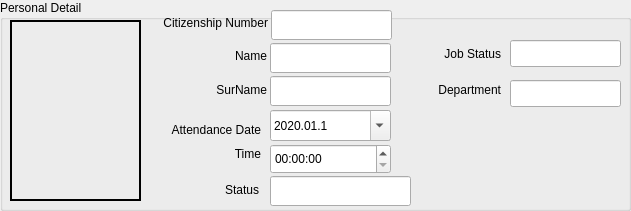
     <widget class="QGroupBox" name="groupBox_9">
      <property name="geometry">
       <rect>
        <x>10</x>
        <y>10</y>
        <width>631</width>
        <height>211</height>
       </rect>
      </property>
      <property name="title">
       <string>Personal Detail</string>
      </property>
      <widget class="QLabel" name="label_22">
       <property name="geometry">
        <rect>
         <x>156</x>
         <y>46</y>
         <width>111</width>
         <height>20</height>
        </rect>
       </property>
       <property name="text">
        <string>Name</string>
       </property>
       <property name="alignment">
        <set>Qt::AlignRight|Qt::AlignTrailing|Qt::AlignVCenter</set>
       </property>
      </widget>
      <widget class="QLineEdit" name="lineEdit_16">
       <property name="enabled">
        <bool>false</bool>
       </property>
       <property name="geometry">
        <rect>
         <x>270</x>
         <y>43</y>
         <width>121</width>
         <height>30</height>
        </rect>
       </property>
       <property name="palette">
        <palette>
         <active>
          <colorrole role="WindowText">
           <brush brushstyle="SolidPattern">
            <color alpha="255">
             <red>0</red>
             <green>0</green>
             <blue>0</blue>
            </color>
           </brush>
          </colorrole>
          <colorrole role="Text">
           <brush brushstyle="SolidPattern">
            <color alpha="255">
             <red>0</red>
             <green>0</green>
             <blue>0</blue>
            </color>
           </brush>
          </colorrole>
          <colorrole role="Base">
           <brush brushstyle="SolidPattern">
            <color alpha="255">
             <red>255</red>
             <green>255</green>
             <blue>255</blue>
            </color>
           </brush>
          </colorrole>
          <colorrole role="PlaceholderText">
           <brush brushstyle="SolidPattern">
            <color alpha="128">
             <red>0</red>
             <green>0</green>
             <blue>0</blue>
            </color>
           </brush>
          </colorrole>
         </active>
         <inactive>
          <colorrole role="WindowText">
           <brush brushstyle="SolidPattern">
            <color alpha="255">
             <red>0</red>
             <green>0</green>
             <blue>0</blue>
            </color>
           </brush>
          </colorrole>
          <colorrole role="Text">
           <brush brushstyle="SolidPattern">
            <color alpha="255">
             <red>0</red>
             <green>0</green>
             <blue>0</blue>
            </color>
           </brush>
          </colorrole>
          <colorrole role="Base">
           <brush brushstyle="SolidPattern">
            <color alpha="255">
             <red>255</red>
             <green>255</green>
             <blue>255</blue>
            </color>
           </brush>
          </colorrole>
          <colorrole role="PlaceholderText">
           <brush brushstyle="SolidPattern">
            <color alpha="128">
             <red>0</red>
             <green>0</green>
             <blue>0</blue>
            </color>
           </brush>
          </colorrole>
         </inactive>
         <disabled>
          <colorrole role="WindowText">
           <brush brushstyle="SolidPattern">
            <color alpha="255">
             <red>0</red>
             <green>0</green>
             <blue>0</blue>
            </color>
           </brush>
          </colorrole>
          <colorrole role="Text">
           <brush brushstyle="SolidPattern">
            <color alpha="255">
             <red>0</red>
             <green>0</green>
             <blue>0</blue>
            </color>
           </brush>
          </colorrole>
          <colorrole role="Base">
           <brush brushstyle="SolidPattern">
            <color alpha="255">
             <red>255</red>
             <green>255</green>
             <blue>255</blue>
            </color>
           </brush>
          </colorrole>
          <colorrole role="PlaceholderText">
           <brush brushstyle="SolidPattern">
            <color alpha="128">
             <red>0</red>
             <green>0</green>
             <blue>0</blue>
            </color>
           </brush>
          </colorrole>
         </disabled>
        </palette>
       </property>
       <property name="maxLength">
        <number>30</number>
       </property>
      </widget>
      <widget class="QLineEdit" name="lineEdit_17">
       <property name="enabled">
        <bool>false</bool>
       </property>
       <property name="geometry">
        <rect>
         <x>270</x>
         <y>76</y>
         <width>121</width>
         <height>30</height>
        </rect>
       </property>
       <property name="palette">
        <palette>
         <active>
          <colorrole role="WindowText">
           <brush brushstyle="SolidPattern">
            <color alpha="255">
             <red>0</red>
             <green>0</green>
             <blue>0</blue>
            </color>
           </brush>
          </colorrole>
          <colorrole role="Text">
           <brush brushstyle="SolidPattern">
            <color alpha="255">
             <red>0</red>
             <green>0</green>
             <blue>0</blue>
            </color>
           </brush>
          </colorrole>
          <colorrole role="Base">
           <brush brushstyle="SolidPattern">
            <color alpha="255">
             <red>255</red>
             <green>255</green>
             <blue>255</blue>
            </color>
           </brush>
          </colorrole>
          <colorrole role="PlaceholderText">
           <brush brushstyle="SolidPattern">
            <color alpha="128">
             <red>0</red>
             <green>0</green>
             <blue>0</blue>
            </color>
           </brush>
          </colorrole>
         </active>
         <inactive>
          <colorrole role="WindowText">
           <brush brushstyle="SolidPattern">
            <color alpha="255">
             <red>0</red>
             <green>0</green>
             <blue>0</blue>
            </color>
           </brush>
          </colorrole>
          <colorrole role="Text">
           <brush brushstyle="SolidPattern">
            <color alpha="255">
             <red>0</red>
             <green>0</green>
             <blue>0</blue>
            </color>
           </brush>
          </colorrole>
          <colorrole role="Base">
           <brush brushstyle="SolidPattern">
            <color alpha="255">
             <red>255</red>
             <green>255</green>
             <blue>255</blue>
            </color>
           </brush>
          </colorrole>
          <colorrole role="PlaceholderText">
           <brush brushstyle="SolidPattern">
            <color alpha="128">
             <red>0</red>
             <green>0</green>
             <blue>0</blue>
            </color>
           </brush>
          </colorrole>
         </inactive>
         <disabled>
          <colorrole role="WindowText">
           <brush brushstyle="SolidPattern">
            <color alpha="255">
             <red>0</red>
             <green>0</green>
             <blue>0</blue>
            </color>
           </brush>
          </colorrole>
          <colorrole role="Text">
           <brush brushstyle="SolidPattern">
            <color alpha="255">
             <red>0</red>
             <green>0</green>
             <blue>0</blue>
            </color>
           </brush>
          </colorrole>
          <colorrole role="Base">
           <brush brushstyle="SolidPattern">
            <color alpha="255">
             <red>255</red>
             <green>255</green>
             <blue>255</blue>
            </color>
           </brush>
          </colorrole>
          <colorrole role="PlaceholderText">
           <brush brushstyle="SolidPattern">
            <color alpha="128">
             <red>0</red>
             <green>0</green>
             <blue>0</blue>
            </color>
           </brush>
          </colorrole>
         </disabled>
        </palette>
       </property>
       <property name="maxLength">
        <number>30</number>
       </property>
      </widget>
      <widget class="QLineEdit" name="lineEdit_25">
       <property name="enabled">
        <bool>false</bool>
       </property>
       <property name="geometry">
        <rect>
         <x>271</x>
         <y>10</y>
         <width>121</width>
         <height>30</height>
        </rect>
       </property>
       <property name="palette">
        <palette>
         <active>
          <colorrole role="WindowText">
           <brush brushstyle="SolidPattern">
            <color alpha="255">
             <red>0</red>
             <green>0</green>
             <blue>0</blue>
            </color>
           </brush>
          </colorrole>
          <colorrole role="Text">
           <brush brushstyle="SolidPattern">
            <color alpha="255">
             <red>0</red>
             <green>0</green>
             <blue>0</blue>
            </color>
           </brush>
          </colorrole>
          <colorrole role="Base">
           <brush brushstyle="SolidPattern">
            <color alpha="255">
             <red>255</red>
             <green>255</green>
             <blue>255</blue>
            </color>
           </brush>
          </colorrole>
          <colorrole role="PlaceholderText">
           <brush brushstyle="SolidPattern">
            <color alpha="128">
             <red>0</red>
             <green>0</green>
             <blue>0</blue>
            </color>
           </brush>
          </colorrole>
         </active>
         <inactive>
          <colorrole role="WindowText">
           <brush brushstyle="SolidPattern">
            <color alpha="255">
             <red>0</red>
             <green>0</green>
             <blue>0</blue>
            </color>
           </brush>
          </colorrole>
          <colorrole role="Text">
           <brush brushstyle="SolidPattern">
            <color alpha="255">
             <red>0</red>
             <green>0</green>
             <blue>0</blue>
            </color>
           </brush>
          </colorrole>
          <colorrole role="Base">
           <brush brushstyle="SolidPattern">
            <color alpha="255">
             <red>255</red>
             <green>255</green>
             <blue>255</blue>
            </color>
           </brush>
          </colorrole>
          <colorrole role="PlaceholderText">
           <brush brushstyle="SolidPattern">
            <color alpha="128">
             <red>0</red>
             <green>0</green>
             <blue>0</blue>
            </color>
           </brush>
          </colorrole>
         </inactive>
         <disabled>
          <colorrole role="WindowText">
           <brush brushstyle="SolidPattern">
            <color alpha="255">
             <red>0</red>
             <green>0</green>
             <blue>0</blue>
            </color>
           </brush>
          </colorrole>
          <colorrole role="Text">
           <brush brushstyle="SolidPattern">
            <color alpha="255">
             <red>0</red>
             <green>0</green>
             <blue>0</blue>
            </color>
           </brush>
          </colorrole>
          <colorrole role="Base">
           <brush brushstyle="SolidPattern">
            <color alpha="255">
             <red>255</red>
             <green>255</green>
             <blue>255</blue>
            </color>
           </brush>
          </colorrole>
          <colorrole role="PlaceholderText">
           <brush brushstyle="SolidPattern">
            <color alpha="128">
             <red>0</red>
             <green>0</green>
             <blue>0</blue>
            </color>
           </brush>
          </colorrole>
         </disabled>
        </palette>
       </property>
      </widget>
      <widget class="QLabel" name="label_31">
       <property name="geometry">
        <rect>
         <x>157</x>
         <y>13</y>
         <width>111</width>
         <height>20</height>
        </rect>
       </property>
       <property name="text">
        <string>Citizenship Number</string>
       </property>
       <property name="alignment">
        <set>Qt::AlignRight|Qt::AlignTrailing|Qt::AlignVCenter</set>
       </property>
      </widget>
      <widget class="QLabel" name="label_32">
       <property name="geometry">
        <rect>
         <x>156</x>
         <y>80</y>
         <width>111</width>
         <height>20</height>
        </rect>
       </property>
       <property name="text">
        <string>SurName</string>
       </property>
       <property name="alignment">
        <set>Qt::AlignRight|Qt::AlignTrailing|Qt::AlignVCenter</set>
       </property>
      </widget>
      <widget class="QLabel" name="label_33">
       <property name="geometry">
        <rect>
         <x>10</x>
         <y>20</y>
         <width>131</width>
         <height>181</height>
        </rect>
       </property>
       <property name="frameShape">
        <enum>QFrame::WinPanel</enum>
       </property>
       <property name="text">
        <string/>
       </property>
      </widget>
      <widget class="QLabel" name="label_34">
       <property name="enabled">
        <bool>true</bool>
       </property>
       <property name="geometry">
        <rect>
         <x>400</x>
         <y>44</y>
         <width>101</width>
         <height>20</height>
        </rect>
       </property>
       <property name="text">
        <string>Job Status</string>
       </property>
       <property name="alignment">
        <set>Qt::AlignRight|Qt::AlignTrailing|Qt::AlignVCenter</set>
       </property>
      </widget>
      <widget class="QLabel" name="label_35">
       <property name="enabled">
        <bool>true</bool>
       </property>
       <property name="geometry">
        <rect>
         <x>390</x>
         <y>80</y>
         <width>111</width>
         <height>20</height>
        </rect>
       </property>
       <property name="text">
        <string>Department</string>
       </property>
       <property name="alignment">
        <set>Qt::AlignRight|Qt::AlignTrailing|Qt::AlignVCenter</set>
       </property>
      </widget>
      <widget class="QLabel" name="label_24">
       <property name="geometry">
        <rect>
         <x>150</x>
         <y>120</y>
         <width>111</width>
         <height>20</height>
        </rect>
       </property>
       <property name="text">
        <string>Attendance Date</string>
       </property>
       <property name="alignment">
        <set>Qt::AlignRight|Qt::AlignTrailing|Qt::AlignVCenter</set>
       </property>
      </widget>
      <widget class="QLabel" name="label_25">
       <property name="geometry">
        <rect>
         <x>230</x>
         <y>144</y>
         <width>31</width>
         <height>20</height>
        </rect>
       </property>
       <property name="text">
        <string>Time</string>
       </property>
       <property name="alignment">
        <set>Qt::AlignRight|Qt::AlignTrailing|Qt::AlignVCenter</set>
       </property>
      </widget>
      <widget class="QLabel" name="label_36">
       <property name="enabled">
        <bool>true</bool>
       </property>
       <property name="geometry">
        <rect>
         <x>208</x>
         <y>180</y>
         <width>51</width>
         <height>20</height>
        </rect>
       </property>
       <property name="text">
        <string>Status</string>
       </property>
       <property name="alignment">
        <set>Qt::AlignRight|Qt::AlignTrailing|Qt::AlignVCenter</set>
       </property>
      </widget>
      <widget class="QLineEdit" name="lineEdit_21">
       <property name="enabled">
        <bool>false</bool>
       </property>
       <property name="geometry">
        <rect>
         <x>270</x>
         <y>176</y>
         <width>141</width>
         <height>30</height>
        </rect>
       </property>
       <property name="palette">
        <palette>
         <active>
          <colorrole role="WindowText">
           <brush brushstyle="SolidPattern">
            <color alpha="255">
             <red>0</red>
             <green>0</green>
             <blue>0</blue>
            </color>
           </brush>
          </colorrole>
          <colorrole role="Text">
           <brush brushstyle="SolidPattern">
            <color alpha="255">
             <red>0</red>
             <green>0</green>
             <blue>0</blue>
            </color>
           </brush>
          </colorrole>
          <colorrole role="Base">
           <brush brushstyle="SolidPattern">
            <color alpha="255">
             <red>255</red>
             <green>255</green>
             <blue>255</blue>
            </color>
           </brush>
          </colorrole>
          <colorrole role="PlaceholderText">
           <brush brushstyle="SolidPattern">
            <color alpha="128">
             <red>0</red>
             <green>0</green>
             <blue>0</blue>
            </color>
           </brush>
          </colorrole>
         </active>
         <inactive>
          <colorrole role="WindowText">
           <brush brushstyle="SolidPattern">
            <color alpha="255">
             <red>0</red>
             <green>0</green>
             <blue>0</blue>
            </color>
           </brush>
          </colorrole>
          <colorrole role="Text">
           <brush brushstyle="SolidPattern">
            <color alpha="255">
             <red>0</red>
             <green>0</green>
             <blue>0</blue>
            </color>
           </brush>
          </colorrole>
          <colorrole role="Base">
           <brush brushstyle="SolidPattern">
            <color alpha="255">
             <red>255</red>
             <green>255</green>
             <blue>255</blue>
            </color>
           </brush>
          </colorrole>
          <colorrole role="PlaceholderText">
           <brush brushstyle="SolidPattern">
            <color alpha="128">
             <red>0</red>
             <green>0</green>
             <blue>0</blue>
            </color>
           </brush>
          </colorrole>
         </inactive>
         <disabled>
          <colorrole role="WindowText">
           <brush brushstyle="SolidPattern">
            <color alpha="255">
             <red>0</red>
             <green>0</green>
             <blue>0</blue>
            </color>
           </brush>
          </colorrole>
          <colorrole role="Text">
           <brush brushstyle="SolidPattern">
            <color alpha="255">
             <red>0</red>
             <green>0</green>
             <blue>0</blue>
            </color>
           </brush>
          </colorrole>
          <colorrole role="Base">
           <brush brushstyle="SolidPattern">
            <color alpha="255">
             <red>255</red>
             <green>255</green>
             <blue>255</blue>
            </color>
           </brush>
          </colorrole>
          <colorrole role="PlaceholderText">
           <brush brushstyle="SolidPattern">
            <color alpha="128">
             <red>0</red>
             <green>0</green>
             <blue>0</blue>
            </color>
           </brush>
          </colorrole>
         </disabled>
        </palette>
       </property>
      </widget>
      <widget class="QLineEdit" name="lineEdit_22">
       <property name="enabled">
        <bool>false</bool>
       </property>
       <property name="geometry">
        <rect>
         <x>510</x>
         <y>40</y>
         <width>111</width>
         <height>27</height>
        </rect>
       </property>
       <property name="palette">
        <palette>
         <active>
          <colorrole role="WindowText">
           <brush brushstyle="SolidPattern">
            <color alpha="255">
             <red>0</red>
             <green>0</green>
             <blue>0</blue>
            </color>
           </brush>
          </colorrole>
          <colorrole role="Text">
           <brush brushstyle="SolidPattern">
            <color alpha="255">
             <red>0</red>
             <green>0</green>
             <blue>0</blue>
            </color>
           </brush>
          </colorrole>
          <colorrole role="ButtonText">
           <brush brushstyle="SolidPattern">
            <color alpha="255">
             <red>0</red>
             <green>0</green>
             <blue>0</blue>
            </color>
           </brush>
          </colorrole>
          <colorrole role="Base">
           <brush brushstyle="SolidPattern">
            <color alpha="255">
             <red>255</red>
             <green>255</green>
             <blue>255</blue>
            </color>
           </brush>
          </colorrole>
          <colorrole role="PlaceholderText">
           <brush brushstyle="SolidPattern">
            <color alpha="128">
             <red>0</red>
             <green>0</green>
             <blue>0</blue>
            </color>
           </brush>
          </colorrole>
         </active>
         <inactive>
          <colorrole role="WindowText">
           <brush brushstyle="SolidPattern">
            <color alpha="255">
             <red>0</red>
             <green>0</green>
             <blue>0</blue>
            </color>
           </brush>
          </colorrole>
          <colorrole role="Text">
           <brush brushstyle="SolidPattern">
            <color alpha="255">
             <red>0</red>
             <green>0</green>
             <blue>0</blue>
            </color>
           </brush>
          </colorrole>
          <colorrole role="ButtonText">
           <brush brushstyle="SolidPattern">
            <color alpha="255">
             <red>0</red>
             <green>0</green>
             <blue>0</blue>
            </color>
           </brush>
          </colorrole>
          <colorrole role="Base">
           <brush brushstyle="SolidPattern">
            <color alpha="255">
             <red>255</red>
             <green>255</green>
             <blue>255</blue>
            </color>
           </brush>
          </colorrole>
          <colorrole role="PlaceholderText">
           <brush brushstyle="SolidPattern">
            <color alpha="128">
             <red>0</red>
             <green>0</green>
             <blue>0</blue>
            </color>
           </brush>
          </colorrole>
         </inactive>
         <disabled>
          <colorrole role="WindowText">
           <brush brushstyle="SolidPattern">
            <color alpha="255">
             <red>0</red>
             <green>0</green>
             <blue>0</blue>
            </color>
           </brush>
          </colorrole>
          <colorrole role="Text">
           <brush brushstyle="SolidPattern">
            <color alpha="255">
             <red>0</red>
             <green>0</green>
             <blue>0</blue>
            </color>
           </brush>
          </colorrole>
          <colorrole role="ButtonText">
           <brush brushstyle="SolidPattern">
            <color alpha="255">
             <red>0</red>
             <green>0</green>
             <blue>0</blue>
            </color>
           </brush>
          </colorrole>
          <colorrole role="Base">
           <brush brushstyle="SolidPattern">
            <color alpha="255">
             <red>255</red>
             <green>255</green>
             <blue>255</blue>
            </color>
           </brush>
          </colorrole>
          <colorrole role="PlaceholderText">
           <brush brushstyle="SolidPattern">
            <color alpha="128">
             <red>0</red>
             <green>0</green>
             <blue>0</blue>
            </color>
           </brush>
          </colorrole>
         </disabled>
        </palette>
       </property>
      </widget>
      <widget class="QLineEdit" name="lineEdit_23">
       <property name="enabled">
        <bool>false</bool>
       </property>
       <property name="geometry">
        <rect>
         <x>510</x>
         <y>80</y>
         <width>111</width>
         <height>27</height>
        </rect>
       </property>
       <property name="palette">
        <palette>
         <active>
          <colorrole role="WindowText">
           <brush brushstyle="SolidPattern">
            <color alpha="255">
             <red>0</red>
             <green>0</green>
             <blue>0</blue>
            </color>
           </brush>
          </colorrole>
          <colorrole role="Text">
           <brush brushstyle="SolidPattern">
            <color alpha="255">
             <red>0</red>
             <green>0</green>
             <blue>0</blue>
            </color>
           </brush>
          </colorrole>
          <colorrole role="ButtonText">
           <brush brushstyle="SolidPattern">
            <color alpha="255">
             <red>0</red>
             <green>0</green>
             <blue>0</blue>
            </color>
           </brush>
          </colorrole>
          <colorrole role="Base">
           <brush brushstyle="SolidPattern">
            <color alpha="255">
             <red>255</red>
             <green>255</green>
             <blue>255</blue>
            </color>
           </brush>
          </colorrole>
          <colorrole role="PlaceholderText">
           <brush brushstyle="SolidPattern">
            <color alpha="128">
             <red>0</red>
             <green>0</green>
             <blue>0</blue>
            </color>
           </brush>
          </colorrole>
         </active>
         <inactive>
          <colorrole role="WindowText">
           <brush brushstyle="SolidPattern">
            <color alpha="255">
             <red>0</red>
             <green>0</green>
             <blue>0</blue>
            </color>
           </brush>
          </colorrole>
          <colorrole role="Text">
           <brush brushstyle="SolidPattern">
            <color alpha="255">
             <red>0</red>
             <green>0</green>
             <blue>0</blue>
            </color>
           </brush>
          </colorrole>
          <colorrole role="ButtonText">
           <brush brushstyle="SolidPattern">
            <color alpha="255">
             <red>0</red>
             <green>0</green>
             <blue>0</blue>
            </color>
           </brush>
          </colorrole>
          <colorrole role="Base">
           <brush brushstyle="SolidPattern">
            <color alpha="255">
             <red>255</red>
             <green>255</green>
             <blue>255</blue>
            </color>
           </brush>
          </colorrole>
          <colorrole role="PlaceholderText">
           <brush brushstyle="SolidPattern">
            <color alpha="128">
             <red>0</red>
             <green>0</green>
             <blue>0</blue>
            </color>
           </brush>
          </colorrole>
         </inactive>
         <disabled>
          <colorrole role="WindowText">
           <brush brushstyle="SolidPattern">
            <color alpha="255">
             <red>0</red>
             <green>0</green>
             <blue>0</blue>
            </color>
           </brush>
          </colorrole>
          <colorrole role="Text">
           <brush brushstyle="SolidPattern">
            <color alpha="255">
             <red>0</red>
             <green>0</green>
             <blue>0</blue>
            </color>
           </brush>
          </colorrole>
          <colorrole role="ButtonText">
           <brush brushstyle="SolidPattern">
            <color alpha="255">
             <red>0</red>
             <green>0</green>
             <blue>0</blue>
            </color>
           </brush>
          </colorrole>
          <colorrole role="Base">
           <brush brushstyle="SolidPattern">
            <color alpha="255">
             <red>255</red>
             <green>255</green>
             <blue>255</blue>
            </color>
           </brush>
          </colorrole>
          <colorrole role="PlaceholderText">
           <brush brushstyle="SolidPattern">
            <color alpha="128">
             <red>0</red>
             <green>0</green>
             <blue>0</blue>
            </color>
           </brush>
          </colorrole>
         </disabled>
        </palette>
       </property>
      </widget>
      <widget class="QTimeEdit" name="timeEdit">
       <property name="geometry">
        <rect>
         <x>270</x>
         <y>144</y>
         <width>121</width>
         <height>30</height>
        </rect>
       </property>
       <property name="calendarPopup">
        <bool>true</bool>
       </property>
      </widget>
      <widget class="QDateEdit" name="dateEdit_3">
       <property name="geometry">
        <rect>
         <x>270</x>
         <y>110</y>
         <width>121</width>
         <height>31</height>
        </rect>
       </property>
       <property name="showGroupSeparator" stdset="0">
        <bool>true</bool>
       </property>
       <property name="displayFormat">
        <string>yyyy.MM.d</string>
       </property>
       <property name="calendarPopup">
        <bool>true</bool>
       </property>
       <property name="date">
        <date>
         <year>2020</year>
         <month>1</month>
         <day>1</day>
        </date>
       </property>
      </widget>
     </widget>
